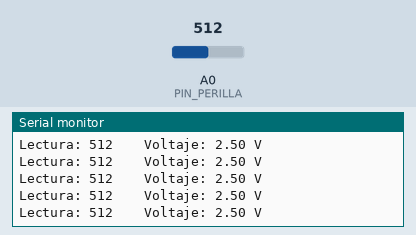
Bench run of a sketch on a simulated Arduino Uno, built with avr-gcc and run on an emulated ATmega328P. Parts: the last lines printed to the serial monitor. Inputs (shaded band) come from the test bench; at power-on: A0 (PIN_PERILLA) = 512.

Above: at 1.2 s.
1.3 s: A0 (PIN_PERILLA) set to 716
At 1.56 s:
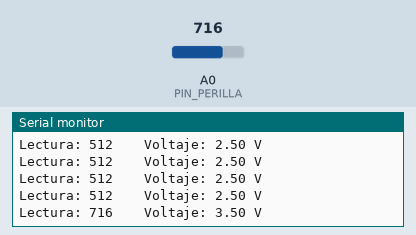
2.8 s: A0 (PIN_PERILLA) set to 900
At 2.97 s:
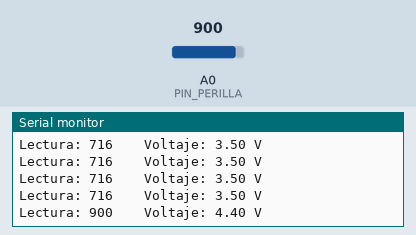
Timing chart, 0 to 5.8 s (numbered marks = the images above; inputs shaded):
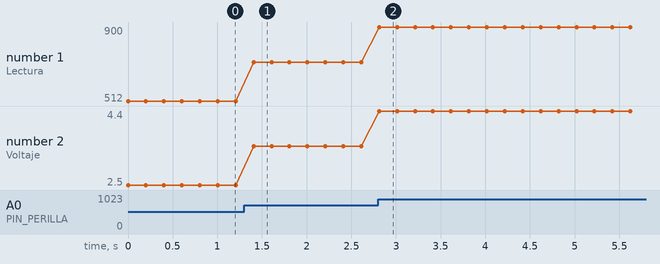

The sketch:

P09_perilla_serie.ino
```cpp
/*
  P09 · La perilla y los números                              Sesión 5
  ------------------------------------------------------------------
  Qué hace: lee la posición del potenciómetro y muestra el valor (0 a 1023) y el
  voltaje en el Monitor Serie.

  Conexiones (potenciómetro de 10 kilo-ohm, rotulado B103, 3 patas):
    pata de un extremo     -> 5 V
    pata del CENTRO        -> pin A0      (el centro SOLO va a A0: nunca a 5 V ni a GND)
    pata del otro extremo  -> GND
  (Si al girar el valor sube al revés, intercambia los cables de los extremos.)

  Ideas clave:
    - Una señal ANALÓGICA puede tomar muchos valores, no solo HIGH o LOW.
    - analogRead() convierte de 0 a 5 V en un número de 0 a 1023 (10 bits = 1024 niveles).
    - El potenciómetro es un "divisor de voltaje": gira y el voltaje del centro cambia.
    - Se lee con los pines A0 a A5. No hace falta pinMode para leer una entrada analógica.

  Cómo ver los números: Herramientas -> Monitor Serie, velocidad 9600.
  La gráfica (Serial Plotter) está en el sketch P09a.

  Retos:  - Anota qué número sale en los dos extremos y en el centro. ¿Llega a 0 y a 1023?
          - Con una regla de tres, calcula el voltaje de tres lecturas y compáralo con
            lo que muestra el Monitor Serie.
          - Haz que también escriba el porcentaje de giro (0 a 100 %).
*/

const int PIN_PERILLA = A0;

void setup() {
  Serial.begin(9600);
}

void loop() {
  int lectura = analogRead(PIN_PERILLA);        // número de 0 a 1023
  float voltaje = lectura * 5.0 / 1023.0;       // lo convertimos a volts

  Serial.print("Lectura: ");
  Serial.print(lectura);
  Serial.print("    Voltaje: ");
  Serial.print(voltaje, 2);                     // 2 decimales
  Serial.println(" V");
  delay(200);
}
```

Measured:
- after the input at 1.3 s, the serial monitor: prints a new line after 0.11 s (image 1)
- after the input at 2.8 s, the serial monitor: prints a new line at once (image 2)
- plotted number 1: 512 → 716 after the input at 1.3 s, 716 → 900 after the input at 2.8 s
- plotted number 2: 2.5 → 3.5 after the input at 1.3 s, 3.5 → 4.4 after the input at 2.8 s
